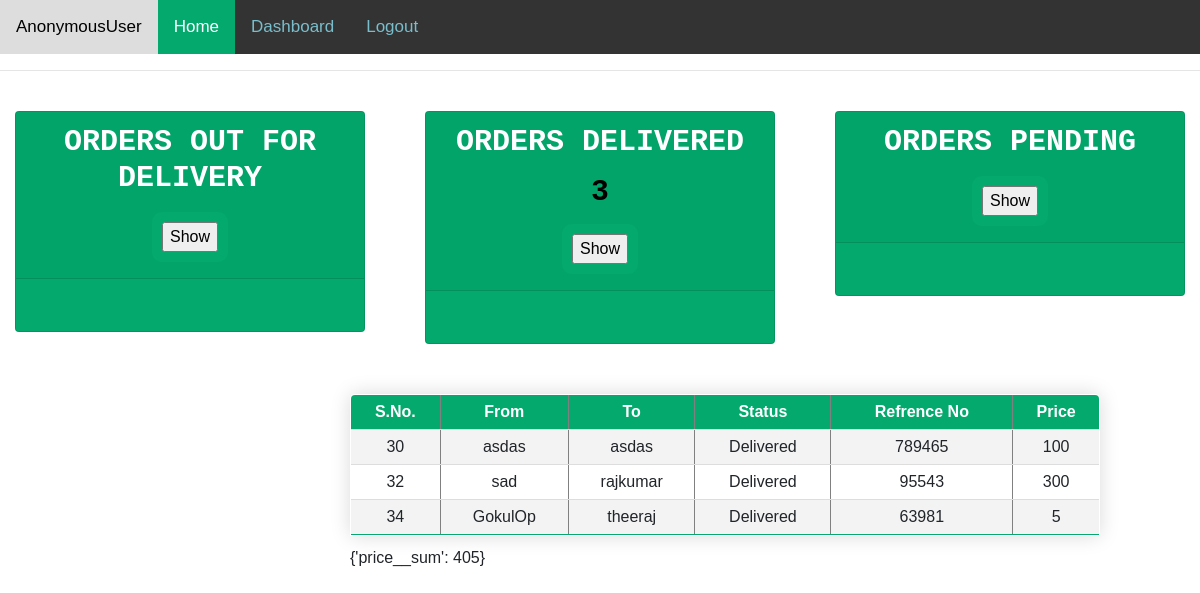
The page /orderdelivered/ on the database as committed earlier.
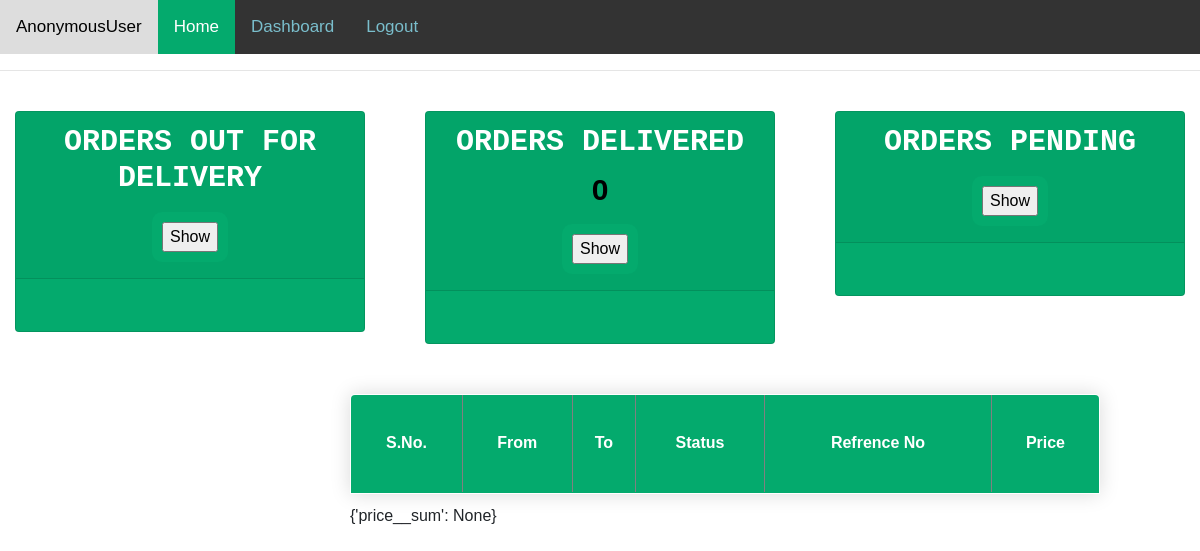
The same page on the database as committed later.
### base/models.py (models this page shows)
class crudst(models.Model):
    STATUS = (
			('Pending', 'Pending'),
			('Out for delivery', 'Out for delivery'),
			('Delivered', 'Delivered'),
			)
    fromdes = models.CharField(max_length = 100)
    todes = models.CharField(max_length = 100)
    status = models.CharField(max_length= 100,null=True, choices=STATUS)# Create your models here.
    sno = models.IntegerField()
    price = models.IntegerField(null=True)

### home/views.py (the view)
# urls.py: path('orderdelivered/',orderdelivered,name="orderdelivered"),
def orderdelivered(request):
        status = 'delivered'
        emps = crudst.objects.all()
        if status:
            emps = emps.filter(Q(status__icontains = status))
            cou= emps.count()
            sumof=emps.aggregate(Sum('price'))
        return render(request, 'home.html', {'detail': emps,'cou':cou,'sum':sumof})

### templates/home.html (shortened to what this page needs)
{% load static %}
<!DOCTYPE html>
<html lang="en">
<head>
    <link rel="stylesheet" href="https://stackpath.bootstrapcdn.com/bootstrap/4.3.1/css/bootstrap.min.css">
    <link rel="stylesheet" href="{% static 'nav.css' %}" >
    <link rel="stylesheet" href="{% static 'button.css' %}" >
</head>
<body>
    <div class="topnav">
        <a href="/home">{{user}}</a>
        <a class="active" href="/home">Home</a>
        <a href="{% url 'stinsert' %}">Dashboard</a>
        <a href="/">Logout</a>
      </div>
        <hr>
        <br>
    <div class="row">
        <div class="col">
            <div class="col-md">
                <div class="card text-center text-white  mb-3" style="background-color:#04AA6D;">
                    <div class="card-header">
                        <h5 class="card-title" style="color: white ; font-weight: bolder; font-family:'Courier New', Courier, monospace  ; font-size: 30px;">ORDERS OUT FOR DELIVERY</h5>
                        <form action="{% url 'totalorder' %}" class="button button4">
                            <input type="submit" value="Show" />
                        </form>
                    </div>
                    <div class="card-body">
                    </div>
                </div>
            </div>
        </div>
        <div class="col">
            <div class="col-md">
                <div class="card text-center text-white  mb-3" style="background-color:#04AA6D">
                    <div class="card-header">
                        <h5 class="card-title" style="color: WHITE ; font-weight: bolder;font-family:'Courier New', Courier, monospace  ; font-size: 30px;" >ORDERS DELIVERED</h5>
                        <h6 class="card-title" style="color: black ; font-weight: bold; font-size: 30px;" >{{cou}}</h6>
                        <form action="{% url 'orderdelivered' %}" class="button button4">
                            <input type="submit" value="Show" />
                        </form>
                    </div>
                    <div class="card-body">
                    </div>
                </div>
            </div>
        </div>
        <div class="col">
            <div class="col-md">
                <div class="card text-center text-white  mb-3" style="background-color:#04AA6D">
                    <div class="card-header">
                        <h5 class="card-title" style="color: white ; font-weight: bolder; font-family:'Courier New', Courier, monospace  ; font-size: 30px;">ORDERS PENDING</h5>
                        <form action="{% url 'pending' %}" class="button button4">
                            <input type="submit" value="Show" />
                        </form>
                    </div>
                    <div class="card-body">
                    </div>
                </div>
            </div>
        </div>
    </div>
    <br>
    <section class="secc">
            <table border="1" style="height:100px;" class="content-table">
                <tr class=" one">
                    <th>S.No.</th>
                    <th>From</th>
                    <th>To</th>
                    <th>Status</th>
                    <th>Refrence No</th>
                    <th>Price</th>
                </tr>
                {% for displayst in detail%}
                <tr>
                        <td>{{displayst.id}}</td>
                        <td>{{displayst.fromdes}}</td>
                        <td>{{displayst.todes}}</td>
                        <td>{{displayst.status}}</td>
                        <td>{{displayst.sno}}</td>
                        <td>{{displayst.price}}</td>
                </tr>
                {% endfor %}
            </table>
            {{sum}}
        </section>
</body>
</html>

Rows that differ between the two databases and show on the page:
removed crudst: id "30", fromdes "asdas", todes "asdas", status "Delivered", sno "789465", price "100"
removed crudst: id "32", fromdes "sad", todes "rajkumar", status "Delivered", sno "95543", price "300"
no longer on this page (row edited): crudst: id "34", fromdes "GokulOp", todes "theeraj", status "Delivered", sno "63981", price "5"
Other text that changed with them:
{{ cou }}: "3" → "0"
{{ sum }}: "{'price__sum': 405}" → "{'price__sum': None}"
